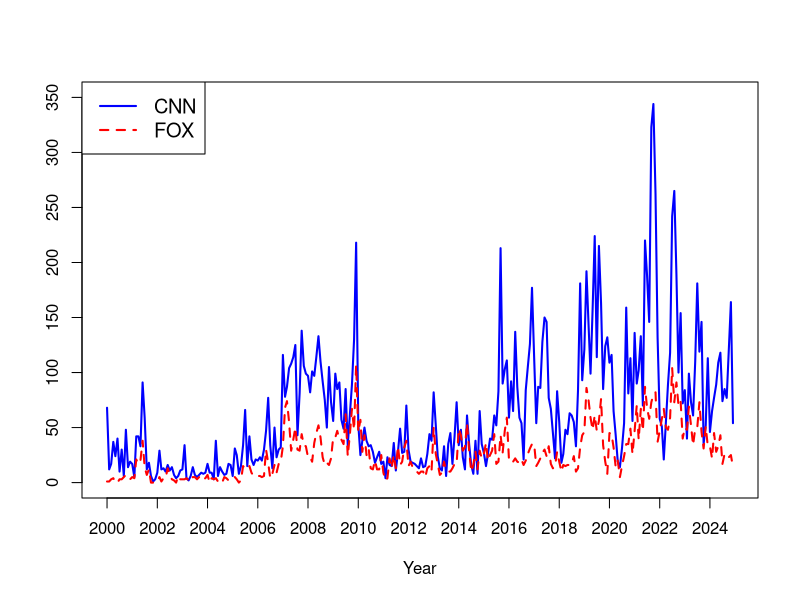

The R source for this figure:
df <- read.csv("news_cnn,fox.csv", stringsAsFactors = FALSE)
df$year <- as.Date(df$year)

x <- df[[1]]

cols <- c("blue", "red")

setEPS()
postscript("climate_news_coverage_data.eps", width=10, height=7)

plot(
  x, df[[2]],
  type = "l", lwd = 2, col = "blue", lty = "solid",
  ylim =c(0, 350),
  xlab = "Year", cex.lab = 1, ylab = "",
  main = "",
  xaxt = "n"
)

lines(x, df[[3]], col = "red",   lwd = 2, lty = "dashed")

years <- seq(
  from = as.Date(paste0(format(min(x), "%Y"), "-01-01")),
  to   = as.Date(paste0(format(max(x), "%Y"), "-01-01")),
  by   = "2 years"
)

axis(1, at = years, labels = format(years, "%Y"))


legend(
  "topleft",
  legend = c("CNN", "FOX"),
  col = c("blue", "red"),
  lty = c("solid", "dashed"),
  lwd = 2,
  bty = "o",
  cex = 1.2
)
dev.off()
